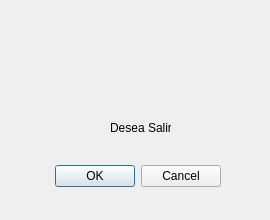
<?xml version="1.0" encoding="UTF-8"?>
<ui version="4.0">
 <class>dlgSalir</class>
 <widget class="QDialog" name="dlgSalir">
  <property name="geometry">
   <rect>
    <x>0</x>
    <y>0</y>
    <width>270</width>
    <height>220</height>
   </rect>
  </property>
  <property name="minimumSize">
   <size>
    <width>270</width>
    <height>220</height>
   </size>
  </property>
  <property name="maximumSize">
   <size>
    <width>270</width>
    <height>220</height>
   </size>
  </property>
  <property name="windowTitle">
   <string>Dialog</string>
  </property>
  <property name="modal">
   <bool>true</bool>
  </property>
  <widget class="QDialogButtonBox" name="buttonBox">
   <property name="geometry">
    <rect>
     <x>-120</x>
     <y>160</y>
     <width>341</width>
     <height>32</height>
    </rect>
   </property>
   <property name="orientation">
    <enum>Qt::Horizontal</enum>
   </property>
   <property name="standardButtons">
    <set>QDialogButtonBox::Cancel|QDialogButtonBox::Ok</set>
   </property>
  </widget>
  <widget class="QLabel" name="label">
   <property name="geometry">
    <rect>
     <x>110</x>
     <y>120</y>
     <width>61</width>
     <height>16</height>
    </rect>
   </property>
   <property name="text">
    <string>Desea Salir</string>
   </property>
  </widget>
  <widget class="QLabel" name="label_2">
   <property name="geometry">
    <rect>
     <x>80</x>
     <y>20</y>
     <width>111</width>
     <height>81</height>
    </rect>
   </property>
   <property name="text">
    <string/>
   </property>
   <property name="pixmap">
    <pixmap>img/advertencia.png</pixmap>
   </property>
   <property name="scaledContents">
    <bool>true</bool>
   </property>
  </widget>
 </widget>
 <resources/>
 <connections>
  <connection>
   <sender>buttonBox</sender>
   <signal>accepted()</signal>
   <receiver>dlgSalir</receiver>
   <slot>accept()</slot>
   <hints>
    <hint type="sourcelabel">
     <x>248</x>
     <y>254</y>
    </hint>
    <hint type="destinationlabel">
     <x>157</x>
     <y>274</y>
    </hint>
   </hints>
  </connection>
  <connection>
   <sender>buttonBox</sender>
   <signal>rejected()</signal>
   <receiver>dlgSalir</receiver>
   <slot>reject()</slot>
   <hints>
    <hint type="sourcelabel">
     <x>316</x>
     <y>260</y>
    </hint>
    <hint type="destinationlabel">
     <x>286</x>
     <y>274</y>
    </hint>
   </hints>
  </connection>
 </connections>
</ui>
